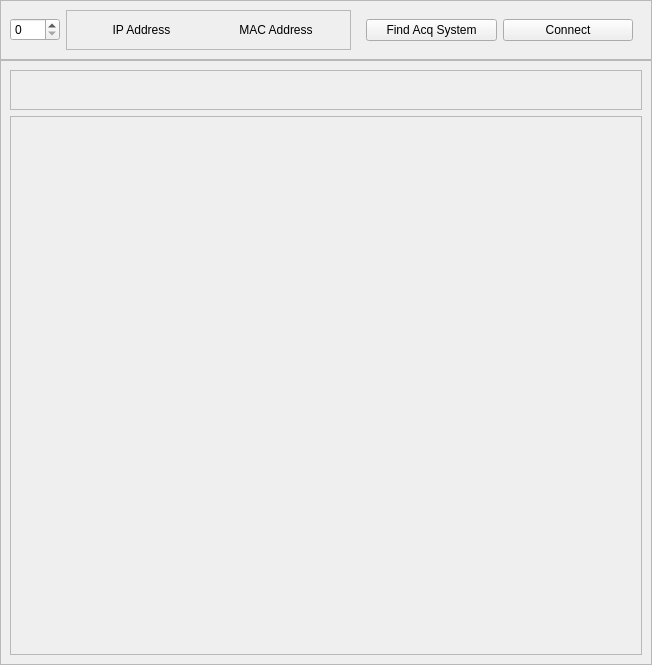
<?xml version="1.0" encoding="UTF-8"?>
<ui version="4.0">
 <class>uiFieldlineView</class>
 <widget class="QWidget" name="uiFieldlineView">
  <property name="geometry">
   <rect>
    <x>0</x>
    <y>0</y>
    <width>652</width>
    <height>665</height>
   </rect>
  </property>
  <property name="sizePolicy">
   <sizepolicy hsizetype="Preferred" vsizetype="Minimum">
    <horstretch>0</horstretch>
    <verstretch>0</verstretch>
   </sizepolicy>
  </property>
  <property name="windowTitle">
   <string>Form</string>
  </property>
  <layout class="QVBoxLayout" name="verticalLayout">
   <property name="spacing">
    <number>0</number>
   </property>
   <property name="leftMargin">
    <number>0</number>
   </property>
   <property name="topMargin">
    <number>0</number>
   </property>
   <property name="rightMargin">
    <number>0</number>
   </property>
   <property name="bottomMargin">
    <number>0</number>
   </property>
   <item>
    <widget class="QFrame" name="topMenuFrame">
     <property name="sizePolicy">
      <sizepolicy hsizetype="Preferred" vsizetype="Minimum">
       <horstretch>0</horstretch>
       <verstretch>0</verstretch>
      </sizepolicy>
     </property>
     <property name="minimumSize">
      <size>
       <width>0</width>
       <height>0</height>
      </size>
     </property>
     <property name="maximumSize">
      <size>
       <width>16777215</width>
       <height>200</height>
      </size>
     </property>
     <property name="frameShape">
      <enum>QFrame::StyledPanel</enum>
     </property>
     <property name="frameShadow">
      <enum>QFrame::Raised</enum>
     </property>
     <layout class="QHBoxLayout" name="horizontalLayout">
      <item>
       <widget class="QSpinBox" name="numChassisSpinBox">
        <property name="maximumSize">
         <size>
          <width>50</width>
          <height>16777215</height>
         </size>
        </property>
       </widget>
      </item>
      <item>
       <widget class="QFrame" name="ipMacFrame">
        <property name="enabled">
         <bool>true</bool>
        </property>
        <property name="sizePolicy">
         <sizepolicy hsizetype="Preferred" vsizetype="Minimum">
          <horstretch>0</horstretch>
          <verstretch>0</verstretch>
         </sizepolicy>
        </property>
        <property name="frameShape">
         <enum>QFrame::StyledPanel</enum>
        </property>
        <property name="frameShadow">
         <enum>QFrame::Raised</enum>
        </property>
        <layout class="QVBoxLayout" name="verticalLayout_2">
         <property name="spacing">
          <number>0</number>
         </property>
         <property name="leftMargin">
          <number>0</number>
         </property>
         <property name="topMargin">
          <number>0</number>
         </property>
         <property name="rightMargin">
          <number>0</number>
         </property>
         <property name="bottomMargin">
          <number>0</number>
         </property>
         <item>
          <widget class="QFrame" name="columnLabels">
           <property name="enabled">
            <bool>true</bool>
           </property>
           <property name="sizePolicy">
            <sizepolicy hsizetype="Preferred" vsizetype="Minimum">
             <horstretch>0</horstretch>
             <verstretch>0</verstretch>
            </sizepolicy>
           </property>
           <property name="minimumSize">
            <size>
             <width>0</width>
             <height>0</height>
            </size>
           </property>
           <property name="frameShape">
            <enum>QFrame::NoFrame</enum>
           </property>
           <property name="frameShadow">
            <enum>QFrame::Plain</enum>
           </property>
           <layout class="QHBoxLayout" name="horizontalLayout_2">
            <property name="spacing">
             <number>-1</number>
            </property>
            <property name="leftMargin">
             <number>10</number>
            </property>
            <property name="topMargin">
             <number>0</number>
            </property>
            <property name="rightMargin">
             <number>10</number>
            </property>
            <property name="bottomMargin">
             <number>0</number>
            </property>
            <item>
             <widget class="QLabel" name="ipAddrLabel">
              <property name="sizePolicy">
               <sizepolicy hsizetype="Preferred" vsizetype="Minimum">
                <horstretch>0</horstretch>
                <verstretch>0</verstretch>
               </sizepolicy>
              </property>
              <property name="text">
               <string>IP Address</string>
              </property>
              <property name="alignment">
               <set>Qt::AlignCenter</set>
              </property>
             </widget>
            </item>
            <item>
             <widget class="QLabel" name="macAddrLabel">
              <property name="sizePolicy">
               <sizepolicy hsizetype="Preferred" vsizetype="Minimum">
                <horstretch>0</horstretch>
                <verstretch>0</verstretch>
               </sizepolicy>
              </property>
              <property name="minimumSize">
               <size>
                <width>0</width>
                <height>0</height>
               </size>
              </property>
              <property name="text">
               <string>MAC Address</string>
              </property>
              <property name="alignment">
               <set>Qt::AlignCenter</set>
              </property>
             </widget>
            </item>
           </layout>
          </widget>
         </item>
        </layout>
       </widget>
      </item>
      <item>
       <widget class="QFrame" name="btnsFrame">
        <property name="sizePolicy">
         <sizepolicy hsizetype="Preferred" vsizetype="Minimum">
          <horstretch>0</horstretch>
          <verstretch>0</verstretch>
         </sizepolicy>
        </property>
        <property name="frameShape">
         <enum>QFrame::NoFrame</enum>
        </property>
        <property name="frameShadow">
         <enum>QFrame::Plain</enum>
        </property>
        <layout class="QHBoxLayout" name="horizontalLayout_3">
         <item>
          <widget class="QPushButton" name="findBtn">
           <property name="text">
            <string>Find Acq System</string>
           </property>
          </widget>
         </item>
         <item>
          <widget class="QPushButton" name="connectBtn">
           <property name="text">
            <string>Connect</string>
           </property>
          </widget>
         </item>
        </layout>
       </widget>
      </item>
     </layout>
    </widget>
   </item>
   <item>
    <widget class="QFrame" name="acqSystemFrame">
     <property name="sizePolicy">
      <sizepolicy hsizetype="Preferred" vsizetype="Minimum">
       <horstretch>0</horstretch>
       <verstretch>0</verstretch>
      </sizepolicy>
     </property>
     <property name="frameShape">
      <enum>QFrame::StyledPanel</enum>
     </property>
     <property name="frameShadow">
      <enum>QFrame::Raised</enum>
     </property>
     <layout class="QVBoxLayout" name="verticalLayout_3">
      <item>
       <widget class="QFrame" name="acqSystemTopButtonsFrame">
        <property name="frameShape">
         <enum>QFrame::StyledPanel</enum>
        </property>
        <property name="frameShadow">
         <enum>QFrame::Raised</enum>
        </property>
        <layout class="QHBoxLayout" name="horizontalLayout_4">
         <item>
          <spacer name="horizontalSpacer">
           <property name="orientation">
            <enum>Qt::Horizontal</enum>
           </property>
           <property name="sizeHint" stdset="0">
            <size>
             <width>597</width>
             <height>20</height>
            </size>
           </property>
          </spacer>
         </item>
        </layout>
       </widget>
      </item>
      <item>
       <widget class="QFrame" name="chassisRackFrame">
        <property name="frameShape">
         <enum>QFrame::StyledPanel</enum>
        </property>
        <property name="frameShadow">
         <enum>QFrame::Raised</enum>
        </property>
        <layout class="QVBoxLayout" name="verticalLayout_4">
         <item>
          <spacer name="verticalSpacer_2">
           <property name="orientation">
            <enum>Qt::Vertical</enum>
           </property>
           <property name="sizeHint" stdset="0">
            <size>
             <width>20</width>
             <height>215</height>
            </size>
           </property>
          </spacer>
         </item>
        </layout>
       </widget>
      </item>
     </layout>
    </widget>
   </item>
  </layout>
 </widget>
 <resources/>
 <connections/>
</ui>
